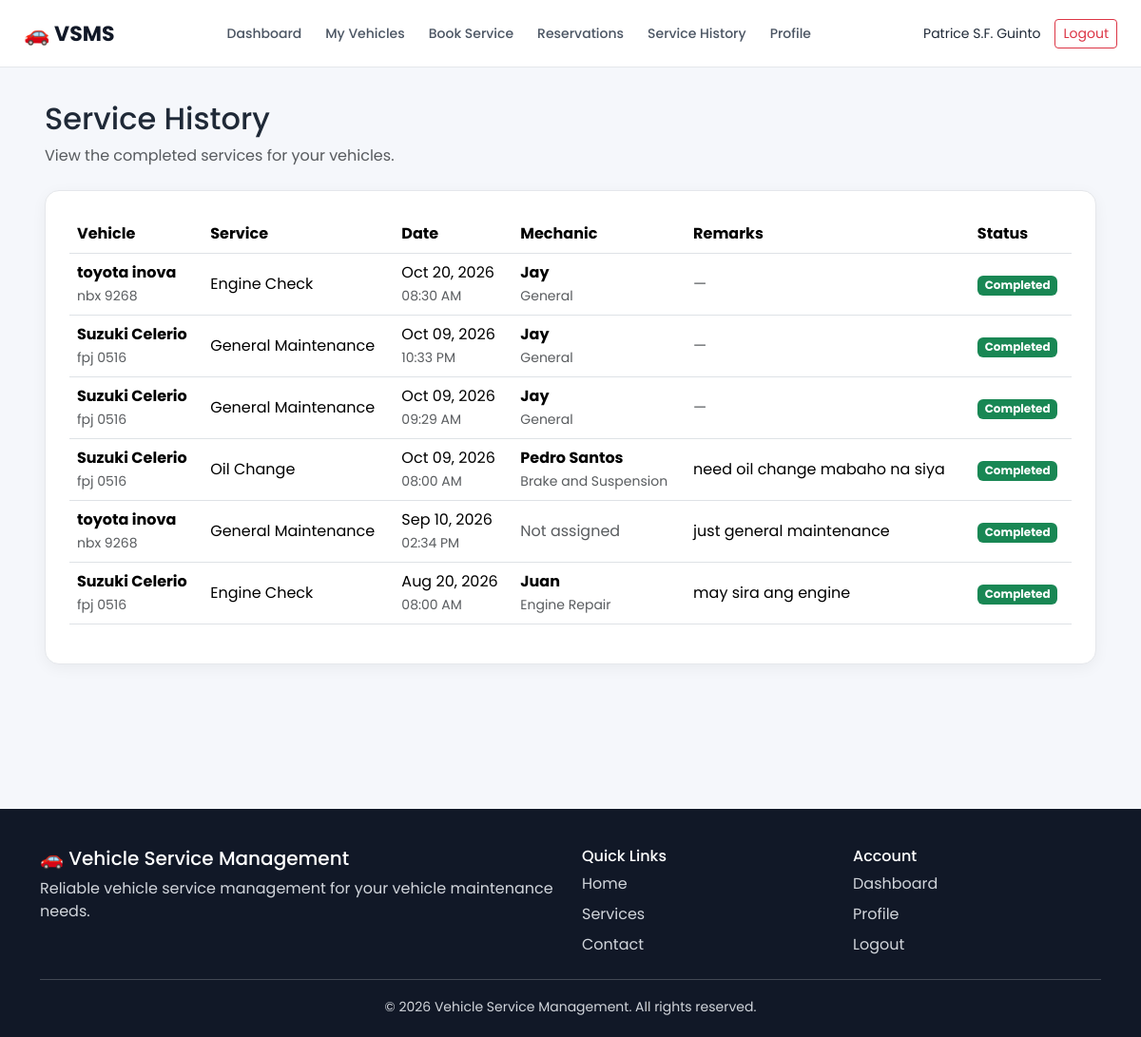
The page /customer/service_history.php (signed in) on the database its author committed.
### tables this page shows
CREATE TABLE `reservations` (
  `id` int(11) NOT NULL,
  `reference_number` varchar(30) DEFAULT NULL,
  `user_id` int(11) DEFAULT NULL,
  `customer_id` int(11) DEFAULT NULL,
  `vehicle_id` int(11) NOT NULL,
  `service_type` varchar(100) NOT NULL,
  `appointment_date` date NOT NULL,
  `appointment_time` time NOT NULL,
  `remarks` text DEFAULT NULL,
  `status` enum('Pending','Approved','In Progress','Completed','Cancelled') DEFAULT 'Pending',
  `mechanic_id` int(11) DEFAULT NULL,
  `created_at` timestamp NOT NULL DEFAULT current_timestamp()
);

CREATE TABLE `vehicles` (
  `id` int(11) NOT NULL,
  `user_id` int(11) DEFAULT NULL,
  `customer_id` int(11) DEFAULT NULL,
  `brand` varchar(50) NOT NULL,
  `model` varchar(50) NOT NULL,
  `year` year(4) NOT NULL,
  `plate_number` varchar(20) NOT NULL,
  `color` varchar(30) DEFAULT NULL,
  `created_at` timestamp NOT NULL DEFAULT current_timestamp()
);

CREATE TABLE `mechanics` (
  `id` int(11) NOT NULL,
  `fullname` varchar(100) NOT NULL,
  `email` varchar(100) DEFAULT NULL,
  `phone` varchar(30) DEFAULT NULL,
  `specialization` varchar(100) DEFAULT NULL,
  `status` enum('Available','Busy','Inactive') DEFAULT 'Available',
  `created_at` timestamp NOT NULL DEFAULT current_timestamp()
);

### customer/service_history.php (the view, shortened to what this page needs)
<?php
include "../includes/customer_header.php";
$user_id = $_SESSION['customer_id'];
$query = "
    SELECT
        r.id,
        r.service_type,
        r.appointment_date,
        r.appointment_time,
        r.remarks,
        r.status,
        r.created_at,
        v.brand,
        v.model,
        v.year,
        v.plate_number,
        v.color,
        m.fullname AS mechanic_name,
        m.specialization AS mechanic_specialization
    FROM reservations r
    INNER JOIN vehicles v
        ON r.vehicle_id = v.id
    LEFT JOIN mechanics m
        ON r.mechanic_id = m.id
    WHERE r.user_id = ?
      AND r.status = 'Completed'
    ORDER BY
        r.appointment_date DESC,
        r.appointment_time DESC
";
$stmt = mysqli_prepare($conn, $query);
mysqli_stmt_bind_param(
    $stmt,
    "i",
    $user_id
);
mysqli_stmt_execute($stmt);
$result = mysqli_stmt_get_result($stmt);
?>
<div class="container-fluid">
    <div class="mb-4">
        <h2>
            Service History
        </h2>
        <p class="text-muted">
            View the completed services for your vehicles.
        </p>
    </div>
    <div class="dashboard-card">
        <?php if (mysqli_num_rows($result) > 0): ?>
            <div class="table-responsive">
                <table class="table table-hover align-middle">
                    <thead>
                        <tr>
                            <th>Vehicle</th>
                            <th>Service</th>
                            <th>Date</th>
                            <th>Mechanic</th>
                            <th>Remarks</th>
                            <th>Status</th>
                        </tr>
                    </thead>
                    <tbody>
                        <?php while ($service = mysqli_fetch_assoc($result)): ?>
                            <tr>
                                <td>
                                    <strong>
                                        <?= htmlspecialchars(
                                            $service['brand']
                                        ); ?>
                                        <?= htmlspecialchars(
                                            $service['model']
                                        ); ?>
                                    </strong>
                                    <br>
                                    <small class="text-muted">
                                        <?= htmlspecialchars(
                                            $service['plate_number']
                                        ); ?>
                                    </small>
                                </td>
                                <td>
                                    <?= htmlspecialchars(
                                        $service['service_type']
                                    ); ?>
                                </td>
                                <td>
                                    <?= date(
                                        'M d, Y',
                                        strtotime(
                                            $service['appointment_date']
                                        )
                                    ); ?>
                                    <br>
                                    <small class="text-muted">
                                        <?= date(
                                            'h:i A',
                                            strtotime(
                                                $service['appointment_time']
                                            )
                                        ); ?>
                                    </small>
                                </td>
                                <td>
                                    <?php if (
                                        !empty($service['mechanic_name'])
                                    ): ?>
                                        <strong>
                                            <?= htmlspecialchars(
                                                $service['mechanic_name']
                                            ); ?>
                                        </strong>
                                        <?php if (
                                            !empty(
                                                $service[
                                                    'mechanic_specialization'
                                                ]
                                            )
                                        ): ?>
                                            <br>
                                            <small class="text-muted">
                                                <?= htmlspecialchars(
                                                    $service[
                                                        'mechanic_specialization'
                                                    ]
                                                ); ?>
                                            </small>
                                        <?php endif; ?>
                                    <?php else: ?>
                                        <span class="text-muted">
                                            Not assigned
                                        </span>
                                    <?php endif; ?>
                                </td>
                                <td>
                                    <?php if (
                                        !empty($service['remarks'])
                                    ): ?>
                                        <?= htmlspecialchars(
                                            $service['remarks']
                                        ); ?>
                                    <?php else: ?>
                                        <span class="text-muted">
                                            —
                                        </span>
                                    <?php endif; ?>
                                </td>
                                <td>
                                    <span class="badge text-bg-success">
                                        <?= htmlspecialchars(
                                            $service['status']
                                        ); ?>
                                    </span>
                                </td>
                            </tr>
                        <?php endwhile; ?>
                    </tbody>
                </table>
            </div>
        <?php endif; ?>
    </div>
</div>
<?php
include "../includes/customer_footer.php";
?>

### css/customer.css (style rules this page uses)
* { box-sizing: border-box; }
body { margin: 0; font-family: 'Poppins', sans-serif; background: #f5f7fb; color: #1f2937; }
.dashboard-card { background: #ffffff; border-radius: 15px; padding: 25px; border: 1px solid #e5e7eb; box-shadow: 0 4px 15px rgba(0, 0, 0, 0.05); }

### rows shown on the page
reservations: vehicle.brand "toyota", vehicle.model "inova", vehicle.plate_number "nbx 9268", service_type "Engine Check", appointment_date "Oct 20, 2026", appointment_time "08:30 AM", mechanic.fullname "Jay", mechanic.specialization "General", status "Completed"
reservations: vehicle.brand "Suzuki", vehicle.model "Celerio", vehicle.plate_number "fpj 0516", service_type "General Maintenance", appointment_date "Oct 09, 2026", appointment_time "10:33 PM", mechanic.fullname "Jay", mechanic.specialization "General", status "Completed"
reservations: vehicle.brand "Suzuki", vehicle.model "Celerio", vehicle.plate_number "fpj 0516", service_type "General Maintenance", appointment_date "Oct 09, 2026", appointment_time "09:29 AM", mechanic.fullname "Jay", mechanic.specialization "General", status "Completed"
reservations: vehicle.brand "Suzuki", vehicle.model "Celerio", vehicle.plate_number "fpj 0516", service_type "Oil Change", appointment_date "Oct 09, 2026", appointment_time "08:00 AM", mechanic.fullname "Pedro Santos", mechanic.specialization "Brake and Suspension", remarks "need oil change mabaho na siya", status "Completed"
reservations: vehicle.brand "toyota", vehicle.model "inova", vehicle.plate_number "nbx 9268", service_type "General Maintenance", appointment_date "Sep 10, 2026", appointment_time "02:34 PM", shows "Not assigned", remarks "just general maintenance", status "Completed"
reservations: vehicle.brand "Suzuki", vehicle.model "Celerio", vehicle.plate_number "fpj 0516", service_type "Engine Check", appointment_date "Aug 20, 2026", appointment_time "08:00 AM", mechanic.fullname "Juan", mechanic.specialization "Engine Repair", remarks "may sira ang engine", status "Completed"

### other values the page prints
$_SESSION['customer_name'] "Patrice S.F. Guinto"
